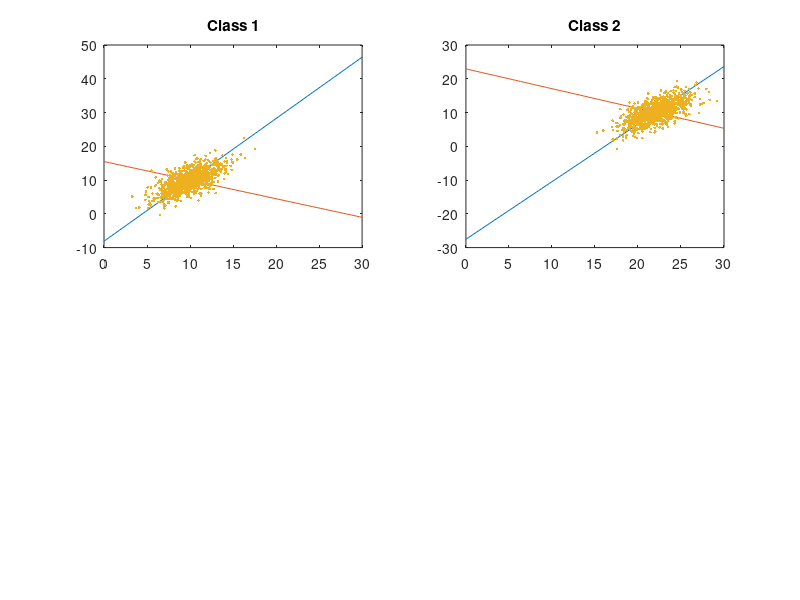

Reproduce this figure in MATLAB.
% setting given MU and SIGMA
MU1 = [10; 10];
MU2 = [22; 10];
SIGMA = [4, 4; 4, 9];

% computing classes
C1 = mvnrnd(MU1, SIGMA, 1000);
C2 = mvnrnd(MU2, SIGMA, 1000);

% computing PCAs
PCA1 = pca(C1);
PCA2 = pca(C2);

v1 = ones(1, 1000);
v2 = ones(1, 1000);

C1Mean = mean(C1)
C2Mean = mean(C2)

xt = linspace(0, 30);
a1 = PCA1(2, 1) / PCA1(1, 1);
b1 = PCA1(2, 2) / PCA1(1, 2);

a2 = PCA2(2, 1) / PCA2(1, 1);
b2 = PCA2(2, 2) / PCA2(1, 2);


subplot(2, 2, 1), plot(xt, (a1 * (xt - C1Mean(1)) ) + C1Mean(2) , xt, ( b1 * (xt - C1Mean(1)) ) + C1Mean(2));
title('Class 1');
hold on
subplot(2, 2, 1), plot(C1(:, 1), C1(:, 2), '.');

subplot(2, 2, 2), plot(xt, (a2 * (xt - C2Mean(1)) ) + C2Mean(2) , xt, ( b2 * (xt - C2Mean(1)) ) + C2Mean(2));
title('Class 2');
hold on
subplot(2, 2, 2), plot(C2(:, 1), C2(:, 2), '.');
